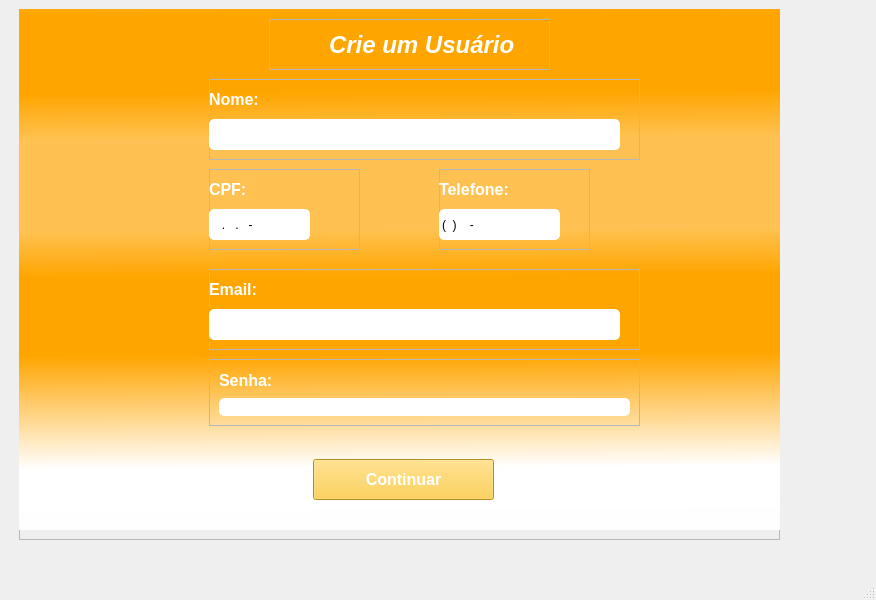
<?xml version="1.0" encoding="UTF-8"?>
<ui version="4.0">
 <class>MainWindow</class>
 <widget class="QMainWindow" name="MainWindow">
  <property name="geometry">
   <rect>
    <x>0</x>
    <y>0</y>
    <width>876</width>
    <height>600</height>
   </rect>
  </property>
  <property name="windowTitle">
   <string>MainWindow</string>
  </property>
  <widget class="QWidget" name="centralwidget">
   <widget class="QFrame" name="Adm">
    <property name="geometry">
     <rect>
      <x>19</x>
      <y>9</y>
      <width>761</width>
      <height>531</height>
     </rect>
    </property>
    <property name="frameShape">
     <enum>QFrame::Shape::StyledPanel</enum>
    </property>
    <property name="frameShadow">
     <enum>QFrame::Shadow::Raised</enum>
    </property>
    <widget class="QLabel" name="adm_label">
     <property name="geometry">
      <rect>
       <x>0</x>
       <y>0</y>
       <width>761</width>
       <height>521</height>
      </rect>
     </property>
     <property name="styleSheet">
      <string notr="true">background-color: qlineargradient(spread:reflect, x1:0, y1:0.34, x2:0.00568182, y2:1, stop:0.130682 rgba(255, 194, 82, 255), stop:0.267045 rgba(255, 165, 0, 255), stop:0.494318 rgba(255, 165, 0, 255), stop:0.823864 rgba(255, 255, 255, 255), stop:1 rgba(255, 255, 255, 244));</string>
     </property>
     <property name="text">
      <string/>
     </property>
     <property name="scaledContents">
      <bool>true</bool>
     </property>
    </widget>
    <widget class="QPushButton" name="adm_continuar">
     <property name="geometry">
      <rect>
       <x>294</x>
       <y>450</y>
       <width>181</width>
       <height>41</height>
      </rect>
     </property>
     <property name="font">
      <font>
       <pointsize>12</pointsize>
       <bold>true</bold>
      </font>
     </property>
     <property name="styleSheet">
      <string notr="true">background-color: rgb(255, 199, 44);
color: rgb(255, 255, 255);</string>
     </property>
     <property name="text">
      <string>Continuar</string>
     </property>
    </widget>
    <widget class="QFrame" name="adm_usuario">
     <property name="geometry">
      <rect>
       <x>250</x>
       <y>10</y>
       <width>281</width>
       <height>51</height>
      </rect>
     </property>
     <property name="frameShape">
      <enum>QFrame::Shape::StyledPanel</enum>
     </property>
     <property name="frameShadow">
      <enum>QFrame::Shadow::Raised</enum>
     </property>
     <widget class="QLabel" name="adm_icon">
      <property name="geometry">
       <rect>
        <x>10</x>
        <y>0</y>
        <width>41</width>
        <height>41</height>
       </rect>
      </property>
      <property name="styleSheet">
       <string notr="true">color: rgb(255, 255, 255);</string>
      </property>
      <property name="text">
       <string/>
      </property>
      <property name="pixmap">
       <pixmap>../../Lanchonete/homem-usuario.png</pixmap>
      </property>
      <property name="scaledContents">
       <bool>true</bool>
      </property>
      <property name="wordWrap">
       <bool>false</bool>
      </property>
     </widget>
     <widget class="QLabel" name="adm_frase">
      <property name="geometry">
       <rect>
        <x>60</x>
        <y>10</y>
        <width>191</width>
        <height>31</height>
       </rect>
      </property>
      <property name="font">
       <font>
        <pointsize>18</pointsize>
        <italic>true</italic>
        <bold>true</bold>
       </font>
      </property>
      <property name="styleSheet">
       <string notr="true">color: rgb(255, 255, 255);</string>
      </property>
      <property name="text">
       <string>Crie um Usuário</string>
      </property>
     </widget>
    </widget>
    <widget class="QFrame" name="adm_nome">
     <property name="geometry">
      <rect>
       <x>190</x>
       <y>70</y>
       <width>431</width>
       <height>81</height>
      </rect>
     </property>
     <property name="styleSheet">
      <string notr="true"/>
     </property>
     <property name="frameShape">
      <enum>QFrame::Shape::StyledPanel</enum>
     </property>
     <property name="frameShadow">
      <enum>QFrame::Shadow::Raised</enum>
     </property>
     <widget class="QLabel" name="nome">
      <property name="geometry">
       <rect>
        <x>0</x>
        <y>10</y>
        <width>51</width>
        <height>20</height>
       </rect>
      </property>
      <property name="font">
       <font>
        <pointsize>12</pointsize>
        <bold>true</bold>
       </font>
      </property>
      <property name="styleSheet">
       <string notr="true">color: rgb(255, 255, 255);</string>
      </property>
      <property name="text">
       <string>Nome:</string>
      </property>
     </widget>
     <widget class="QLineEdit" name="resp_nome">
      <property name="geometry">
       <rect>
        <x>0</x>
        <y>40</y>
        <width>411</width>
        <height>31</height>
       </rect>
      </property>
      <property name="styleSheet">
       <string notr="true">border: 1px solid white;
border-radius: 5px;</string>
      </property>
     </widget>
    </widget>
    <widget class="QFrame" name="adm_email">
     <property name="geometry">
      <rect>
       <x>190</x>
       <y>260</y>
       <width>431</width>
       <height>81</height>
      </rect>
     </property>
     <property name="styleSheet">
      <string notr="true"/>
     </property>
     <property name="frameShape">
      <enum>QFrame::Shape::StyledPanel</enum>
     </property>
     <property name="frameShadow">
      <enum>QFrame::Shadow::Raised</enum>
     </property>
     <widget class="QLabel" name="email">
      <property name="geometry">
       <rect>
        <x>0</x>
        <y>10</y>
        <width>51</width>
        <height>20</height>
       </rect>
      </property>
      <property name="font">
       <font>
        <pointsize>12</pointsize>
        <bold>true</bold>
       </font>
      </property>
      <property name="styleSheet">
       <string notr="true">color: rgb(255, 255, 255);</string>
      </property>
      <property name="text">
       <string>Email:</string>
      </property>
     </widget>
     <widget class="QLineEdit" name="resp_email">
      <property name="geometry">
       <rect>
        <x>0</x>
        <y>40</y>
        <width>411</width>
        <height>31</height>
       </rect>
      </property>
      <property name="styleSheet">
       <string notr="true">border: 1px solid white;
border-radius: 5px;</string>
      </property>
     </widget>
    </widget>
    <widget class="QFrame" name="adm_telefone">
     <property name="geometry">
      <rect>
       <x>420</x>
       <y>160</y>
       <width>151</width>
       <height>81</height>
      </rect>
     </property>
     <property name="styleSheet">
      <string notr="true"/>
     </property>
     <property name="frameShape">
      <enum>QFrame::Shape::StyledPanel</enum>
     </property>
     <property name="frameShadow">
      <enum>QFrame::Shadow::Raised</enum>
     </property>
     <widget class="QLabel" name="telefone">
      <property name="geometry">
       <rect>
        <x>0</x>
        <y>10</y>
        <width>81</width>
        <height>20</height>
       </rect>
      </property>
      <property name="font">
       <font>
        <pointsize>12</pointsize>
        <bold>true</bold>
       </font>
      </property>
      <property name="styleSheet">
       <string notr="true">color: rgb(255, 255, 255);</string>
      </property>
      <property name="text">
       <string>Telefone:</string>
      </property>
     </widget>
     <widget class="QLineEdit" name="resp_telefone">
      <property name="geometry">
       <rect>
        <x>0</x>
        <y>40</y>
        <width>121</width>
        <height>31</height>
       </rect>
      </property>
      <property name="styleSheet">
       <string notr="true">border: 1px solid white;
border-radius: 5px;</string>
      </property>
      <property name="inputMask">
       <string>(00)0000-0000</string>
      </property>
      <property name="text">
       <string>()-</string>
      </property>
      <property name="frame">
       <bool>false</bool>
      </property>
      <property name="placeholderText">
       <string/>
      </property>
      <property name="clearButtonEnabled">
       <bool>false</bool>
      </property>
     </widget>
    </widget>
    <widget class="QFrame" name="adm_senha">
     <property name="geometry">
      <rect>
       <x>190</x>
       <y>350</y>
       <width>431</width>
       <height>67</height>
      </rect>
     </property>
     <property name="styleSheet">
      <string notr="true"/>
     </property>
     <property name="frameShape">
      <enum>QFrame::Shape::StyledPanel</enum>
     </property>
     <property name="frameShadow">
      <enum>QFrame::Shadow::Raised</enum>
     </property>
     <layout class="QVBoxLayout" name="verticalLayout">
      <item>
       <widget class="QLabel" name="senha">
        <property name="font">
         <font>
          <pointsize>12</pointsize>
          <bold>true</bold>
         </font>
        </property>
        <property name="styleSheet">
         <string notr="true">color: rgb(255, 255, 255);</string>
        </property>
        <property name="text">
         <string>Senha:</string>
        </property>
       </widget>
      </item>
      <item>
       <widget class="QLineEdit" name="resp_senha">
        <property name="styleSheet">
         <string notr="true">border: 1px solid white;
border-radius: 5px;</string>
        </property>
        <property name="inputMask">
         <string/>
        </property>
        <property name="text">
         <string/>
        </property>
        <property name="frame">
         <bool>false</bool>
        </property>
        <property name="echoMode">
         <enum>QLineEdit::EchoMode::PasswordEchoOnEdit</enum>
        </property>
        <property name="placeholderText">
         <string/>
        </property>
        <property name="clearButtonEnabled">
         <bool>false</bool>
        </property>
       </widget>
      </item>
     </layout>
    </widget>
    <widget class="QFrame" name="adm_CPF">
     <property name="geometry">
      <rect>
       <x>190</x>
       <y>160</y>
       <width>151</width>
       <height>81</height>
      </rect>
     </property>
     <property name="styleSheet">
      <string notr="true"/>
     </property>
     <property name="frameShape">
      <enum>QFrame::Shape::StyledPanel</enum>
     </property>
     <property name="frameShadow">
      <enum>QFrame::Shadow::Raised</enum>
     </property>
     <widget class="QLabel" name="CPF">
      <property name="geometry">
       <rect>
        <x>0</x>
        <y>10</y>
        <width>51</width>
        <height>20</height>
       </rect>
      </property>
      <property name="font">
       <font>
        <pointsize>12</pointsize>
        <bold>true</bold>
       </font>
      </property>
      <property name="styleSheet">
       <string notr="true">color: rgb(255, 255, 255);</string>
      </property>
      <property name="text">
       <string>CPF:</string>
      </property>
     </widget>
     <widget class="QLineEdit" name="resp_cpf">
      <property name="geometry">
       <rect>
        <x>0</x>
        <y>40</y>
        <width>101</width>
        <height>31</height>
       </rect>
      </property>
      <property name="styleSheet">
       <string notr="true">border: 1px solid white;
border-radius: 5px;</string>
      </property>
      <property name="inputMask">
       <string>000.000.000-00</string>
      </property>
     </widget>
    </widget>
   </widget>
  </widget>
  <widget class="QMenuBar" name="menubar">
   <property name="geometry">
    <rect>
     <x>0</x>
     <y>0</y>
     <width>876</width>
     <height>22</height>
    </rect>
   </property>
  </widget>
  <widget class="QStatusBar" name="statusbar"/>
 </widget>
 <resources>
  <include location="../../Lanchonete/novos.qrc"/>
 </resources>
 <connections/>
</ui>
